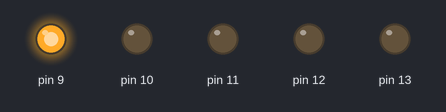
This sketch was run on a simulated Arduino Uno, built with avr-gcc and run on an emulated ATmega328P. Shown: output pins drawn as LEDs (lit = HIGH).

Above: at 0.5 s.
At 2.5 s:
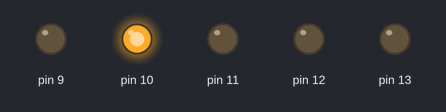
At 4.5 s:
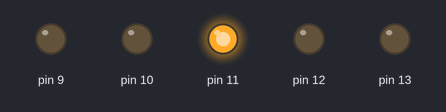
At 6.5 s:
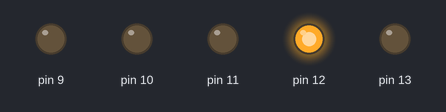
At 8.5 s:
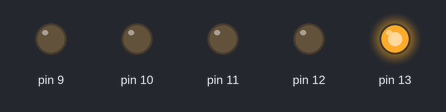
At 11.5 s:
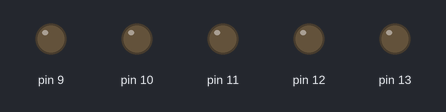
Timing chart, 0 to 13.0 s (numbered marks = the images above):
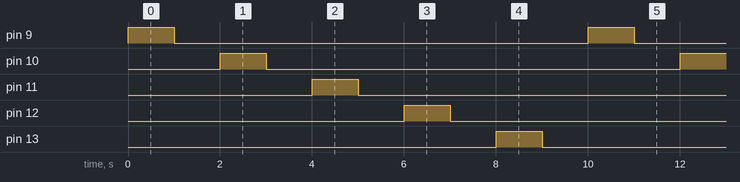

The sketch:

luces_de_colores_ino.ino
```cpp
void setup() {
  //declarando el modo de los pines a utilizar
pinMode(9,OUTPUT);
pinMode(10,OUTPUT);
pinMode(11,OUTPUT);
pinMode(12,OUTPUT);
pinMode(13,OUTPUT);
}


void loop() {
  //declarando for para encender led dinamicamente
  //encediendo focos de derecha a izquierda
  for(int i=9;i<=13;i++){

   digitalWrite(i, HIGH);
   delay(1000);
  digitalWrite(i, LOW);
  delay(1000);
  }
  //encendiendo focos de izquierda a derecha
  for(int i=13;i<=9;i--){

   digitalWrite(i, HIGH);
   delay(1000);
  digitalWrite(i, LOW);
  delay(1000);
  }

}
```

Measured:
- by itself, pin 9–13: alternates HIGH for 1.0 s and LOW for 9.0 s
- by itself, everything shown: repeats every 10.0 s, in 10 steps
